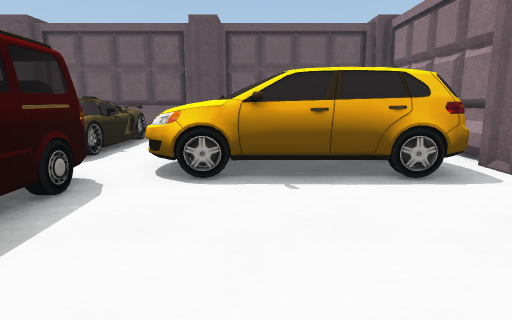
view 1 (above)

15 first-person views from a walk through a 3-D level made in the Unity game engine. The camera is 1.2 m above the floor, tilts 10° down and sees 75° across. The floor is counted in squares, 1 m on a side. Each view is taken from the middle of a square. On the plan, view 1 faces up. The plan holds only what a view shows up to about 14 squares ahead; the rest is blank. The place goes on beyond the plan. The player is left out.

view 2
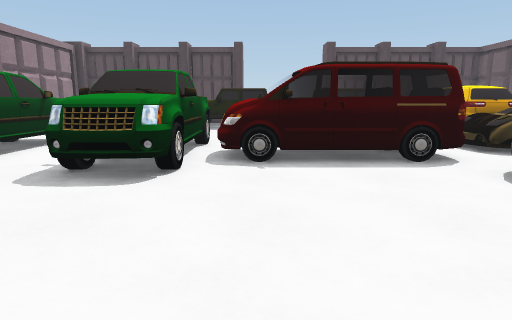

view 3
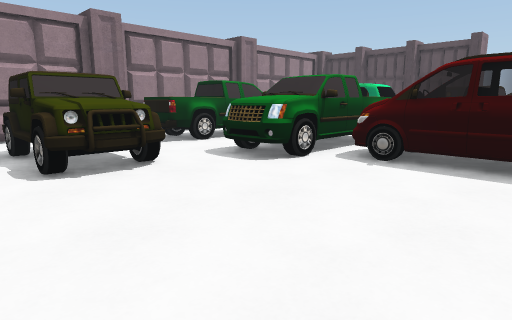

view 4
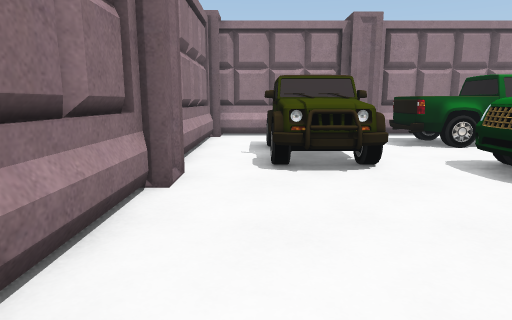

view 5
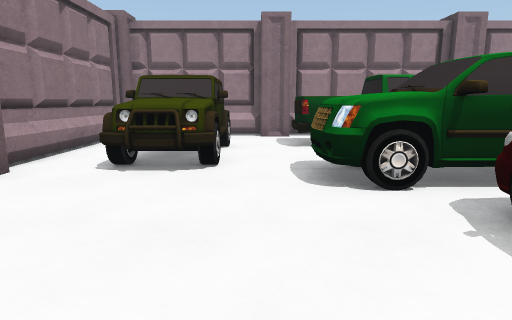

view 6
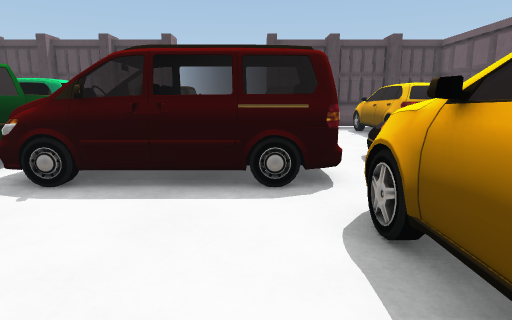

view 7
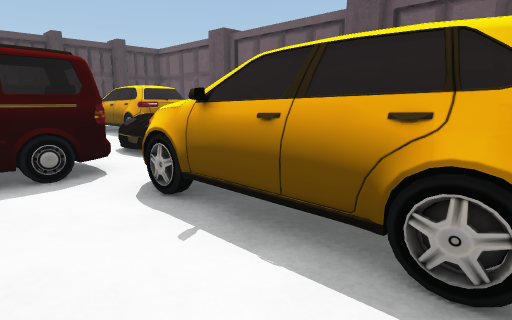

view 8
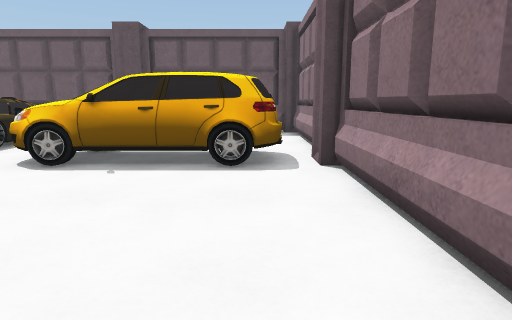

view 9
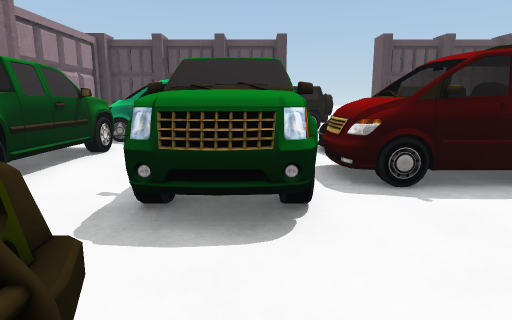

view 10
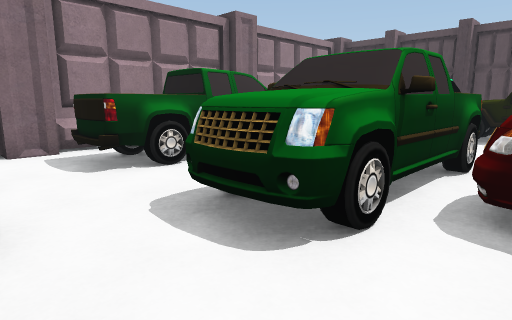

view 11
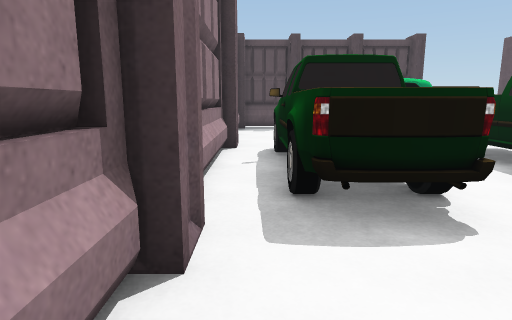

view 12
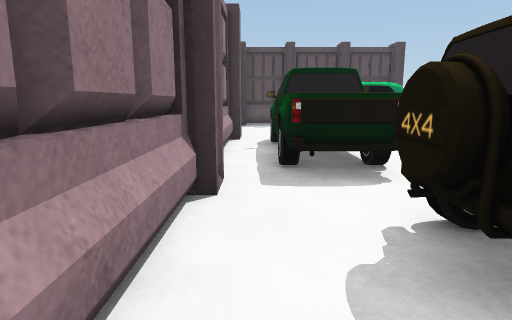

view 13
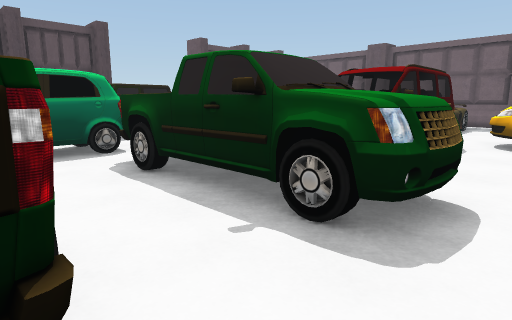

view 14
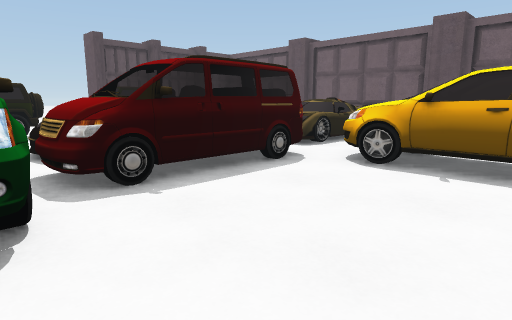

view 15
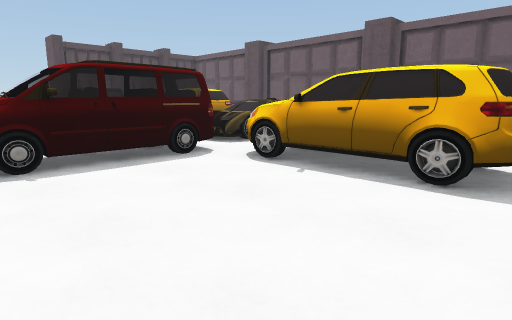

### Floor plan
Points are (right, up) in squares from view 1. A wall is a line through its corners. A room is listed if a view was taken in it or the views show most of it. See-through windows are left out.
Room 1 (views 1, 2, 3, 4, 5, 6, 7, 8, 9, 10, 13, 14, 15)
walls: (1.4, -1.7) (2.6, -1.7); (1.9, -1.6) (2.1, -2.1); (0.8, -3.1) (2.7, -3.1); (2.1, -1.5) (2.6, -1.9); (2, -1.7) (2.6, -1.8); (0.9, -3.4) (2.6, -3.4); (2.4, -3.2) (2.9, -3.4); (4.2, -1.6) (4.2, -0.5); (0.9, -5.6) (0.9, -2.4); (4.6, -0.6) (4.6, 5.2); (4.2, 5.1) (4.2, 6.2); (-1.2, -7.5) (-0.2, -7.5); (-5.6, -7.9) (-1.1, -7.9)
low walls: (1.4, -1.5) (2.1, -1.5); (1.5, -2.2) (2.5, -2.2)
ways out: opening at (1, -7) to room 2; opening at (4, -3) to room 2
objects: other object (-10, 8) to (-7, 8); other object (-7, -2) to (-1, 0); car (-7, 1) to (-6, 1); other object (-6, -7) to (-1, -5); car (-6, 7) to (-4, 8); other object (-4, 0) to (-3, 5); other object (-2, 5) to (3, 7); wheel (1, -5); wheel (1, -2); wheel (3, -2)
Room 2 (views 11, 12)
walls: (2.1, -5.9) (1.2, -5.9); (4.6, -7.4) (4.6, -1.8); (-0.2, -7.9) (4.2, -7.9) (4.2, -7.2); (2.6, -1.9) (2.5, -5.6) (0.9, -5.6)
ways out: opening at (1, -7) to room 1; opening at (4, -3) to room 1
objects: wheel (3, -5)

Positions as (right, up) in squares from view 1, and headings:
1: (0, 0), facing up
2: (4, 1), facing left
3: (4, 4), facing down-left
4: (3, 4), facing down
5: (0, 4), facing down
6: (2, 4), facing left
7: (3, 3), facing up-left
8: (3, -1), facing up
9: (2, -1), facing left
10: (1, 1), facing down-left
11: (2, -7), facing left
12: (4, -7), facing left
13: (0, -5), facing up-left
14: (2, -1), facing up-left
15: (4, 0), facing up-left
